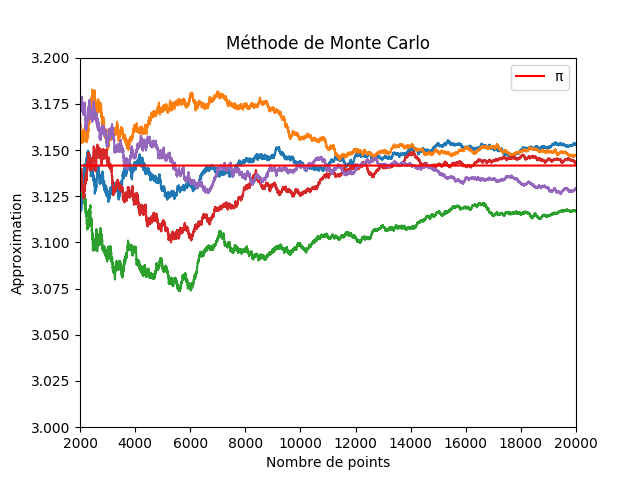

Generate this figure with Python:

# Voir https://fr.wikipedia.org/wiki/M%C3%A9thode_de_Monte-Carlo#D%C3%A9termination_de_la_valeur_de_%CF%80

import numpy.random as rd
from math import pi,cos


import matplotlib.pyplot as plt
import numpy as np

def calcul (N):
    result=[]
    succes=1
    for i in range (2,N):
        x = rd.random()
        y = rd.random()
        if(x * x + y * y <= 1):
            succes+=1
            
        r=(4*succes)/i
        result.append(r)
    return result

def illustration (N):
    fig, main_ax = plt.subplots()
    main_ax.set_ylim(0, 1)
    main_ax.set_xlim(0, 1)
    plt.axis('equal')
    plt.axis([0, 1, 0, 1])
    succes=1
    for i in range (2,N):
        x = rd.random()
        y = rd.random()
        if (x * x + y * y <= 1):
            succes+=1
            plt.scatter(x,y,color='black')
        else:
            plt.scatter(x,y,color='red')
    approx=(4*succes)/N
    plt.title('Illustration N=' + str(N) + ' pi≈' + str(approx))
    plt.savefig('monte_carlo_illustration.png')
    plt.show()


illustration(1000)

def show1(N):
    fig, main_ax = plt.subplots()
    main_ax.set_ylim(3, 3.2)
    main_ax.set_xlim(N/10, N)
    main_ax.set_title('Méthode de Monte Carlo')
    main_ax.set_xlabel('Nombre de points')
    main_ax.set_ylabel('Approximation')
    X = [ i for i in range (2,N)]
    for i in range(5):
        Y = calcul(N)
        plt.plot(X, Y)
    
    plt.plot(X, [ pi for i in range (2,N)],  '-r', label='π')
    plt.legend(loc='upper right')
    plt.savefig('monte_carlo.png')
    plt.show()
    

def show2(N):
    fig, main_ax = plt.subplots()
    main_ax.set_ylim(3, 3.2)
    main_ax.set_xlim(N/100, N)
    main_ax.set_title('Méthode de Monte Carlo')
    main_ax.set_xlabel('Nombre de points')
    main_ax.set_ylabel('Approximation')
    X = [ i for i in range (2,N)]
    for i in range(5):
        Y = calcul(N)
        plt.plot(X, Y)
    
    plt.plot(X, [ pi for i in range (2,N)],  '-r', label='π')
    plt.legend(loc='upper right')
    plt.savefig('monte_carlo_2.png')
    plt.show()
    

show1(20000)
show2(100000)